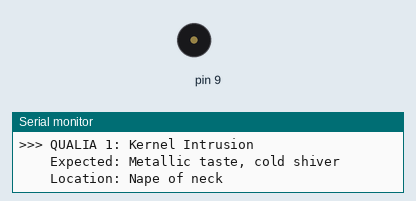
Recording of a sketch running on a simulated Arduino Uno, built with avr-gcc and run on an emulated ATmega328P. Shown: buzzer (waves = sounding), the last lines printed to the serial monitor.

Above: at 7.8 s.
At 36.52 s:
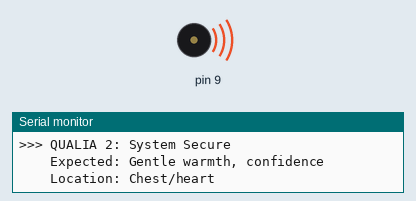
Timing chart, 0 to 39.0 s (numbered marks = the images above):
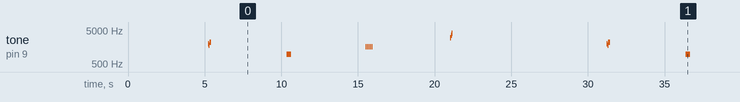

Measured:
- by itself, tone on pin 9: repeats every 26.0 s: 1800 Hz 0.05 s, 2200 Hz 0.10 s, silent 4.9 s, 972 Hz 0.30 s, silent 4.8 s, 4 × (1618 Hz 0.05 s, silent 0.05 s), 1618 Hz 0.05 s, silent 5.1 s, 3000 Hz 0.05 s, 3500 Hz 0.05 s, 4000 Hz 0.05 s, silent 10.1 s, 2000 Hz 0.05 s

The sketch:

sentinel_bci_v2_qualia.ino
```cpp
// Sentinel BCI - Version 2: Qualia Test (Synesthesia)
// Test synesthetic sensations for different events

void setup() {
  pinMode(9, OUTPUT);
  Serial.begin(9600);
  Serial.println("=================================");
  Serial.println("Sentinel BCI - Qualia Test");
  Serial.println("=================================");
  Serial.println("");
  Serial.println("Testing 4 qualia patterns:");
  Serial.println("1. Kernel Intrusion (metallic)");
  Serial.println("2. System Secure (warmth)");
  Serial.println("3. Axion Detected (golden)");
  Serial.println("4. Threat Critical (alarm)");
  Serial.println("");
  delay(5000);
}

void loop() {
  // ===== QUALIA 1: Kernel Intrusion =====
  Serial.println(">>> QUALIA 1: Kernel Intrusion");
  Serial.println("    Expected: Metallic taste, cold shiver");
  Serial.println("    Location: Nape of neck");

  tone(9, 2000, 100); // 2 kHz sharp pulse
  delay(50);
  tone(9, 1800, 100);
  delay(50);
  tone(9, 2200, 100);
  delay(3000);

  Serial.println("    [Note your sensations]");
  Serial.println("");
  delay(2000);

  // ===== QUALIA 2: System Secure =====
  Serial.println(">>> QUALIA 2: System Secure");
  Serial.println("    Expected: Gentle warmth, confidence");
  Serial.println("    Location: Chest/heart");

  tone(9, 972, 200); // 972 Hz gentle pulse
  delay(100);
  tone(9, 972, 200);
  delay(3000);

  Serial.println("    [Note your sensations]");
  Serial.println("");
  delay(2000);

  // ===== QUALIA 3: Axion Detected =====
  Serial.println(">>> QUALIA 3: Axion Detected");
  Serial.println("    Expected: Golden flash, euphoria");
  Serial.println("    Location: Frontal cortex");

  for (int i = 0; i < 5; i++) {
    tone(9, 1618, 50); // Phi frequency (1.618 kHz)
    delay(100);
  }
  delay(3000);

  Serial.println("    [Note your sensations]");
  Serial.println("");
  delay(2000);

  // ===== QUALIA 4: Threat Critical =====
  Serial.println(">>> QUALIA 4: Threat Critical");
  Serial.println("    Expected: Sharp sting, max alert");
  Serial.println("    Location: Base of skull");

  tone(9, 3000, 50); // 3 kHz alarm
  delay(50);
  tone(9, 3500, 50);
  delay(50);
  tone(9, 4000, 50);
  delay(5000);

  Serial.println("    [Note your sensations]");
  Serial.println("");
  Serial.println("=================================");
  Serial.println("Cycle complete. Repeating...");
  Serial.println("=================================");
  Serial.println("");
  delay(5000);
}
```
